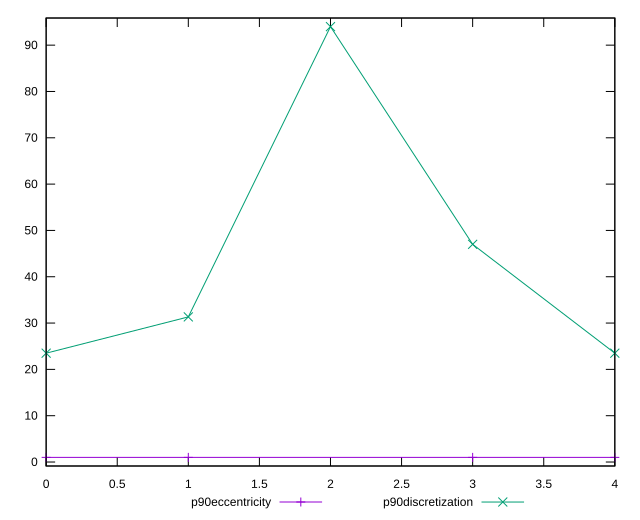

Generate this figure with gnuplot:
reset

$p90Eccentricity <<EOF
0 1.0000000000000027
1 1.0000000000000007
3 0.9999999999999942
4 1.0000000000000002
EOF

$p90Discretization <<EOF
0 23.5
1 31.333333333333332
2 94
3 47
4 23.5
EOF

set key outside below
set xrange [0:4]
set yrange [-0.8600000000000059:95.86]
set trange [-0.8600000000000059:95.86]
set terminal svg size 640, 520 enhanced background rgb 'white'
set output "report_00020_2021-02-19T21:17:38.612Z2/meta/score-difference/progression/eccentricity.svg"

plot $p90Eccentricity title "p90eccentricity" with linespoints, \
     $p90Discretization title "p90discretization" with linespoints

reset
